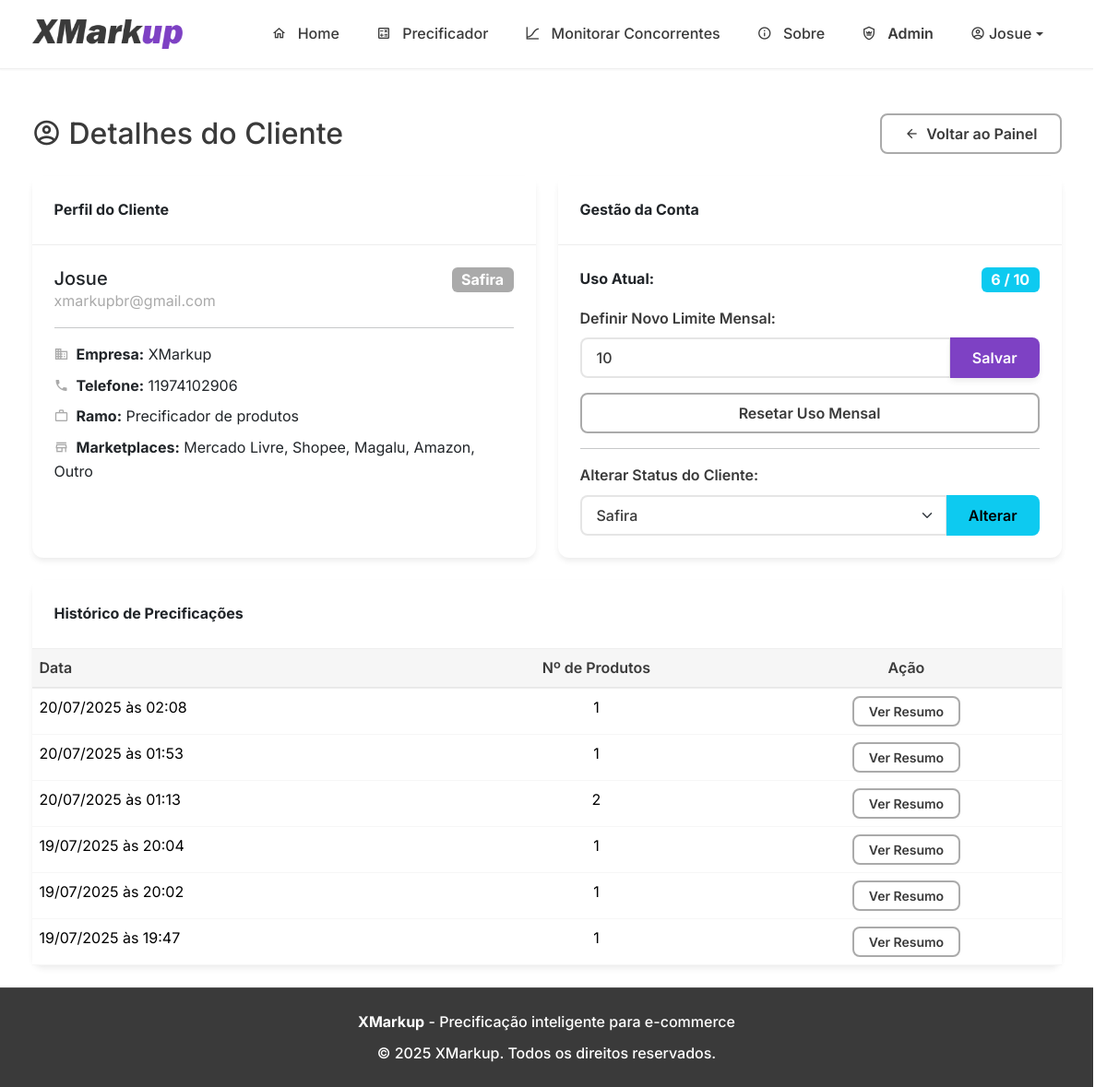
The app's page /admin/cliente/1 (signed in) with its own data.
### tables this page shows
CREATE TABLE users (
            id INTEGER PRIMARY KEY AUTOINCREMENT,
            email TEXT UNIQUE NOT NULL,
            password TEXT NOT NULL,
            nome_completo TEXT,
            empresa TEXT,
            telefone TEXT,
            ramo_atividade TEXT,
            marketplaces TEXT,
            is_admin BOOLEAN NOT NULL DEFAULT 0,
            
            -- COLUNAS DE GESTÃO DE CLIENTES --
            status_cliente TEXT NOT NULL DEFAULT 'Safira',
            precificacao_limit INTEGER NOT NULL DEFAULT 5,
            limit_reset_date TIMESTAMP,

            -- COLUNAS DE CONFIGURAÇÃO --
            default_margem REAL DEFAULT 0.0,
            default_comissao_site REAL DEFAULT 0.0,
            default_frete_site REAL DEFAULT 0.0,
            default_comissao_ml REAL DEFAULT 0.0,
            default_frete_ml REAL DEFAULT 0.0,
            default_comissao_shopee REAL DEFAULT 0.0,
            default_frete_shopee REAL DEFAULT 0.0,
            
            -- NOVAS COLUNAS PARA EXCLUSÃO DE CONTA --
            is_deleted BOOLEAN NOT NULL DEFAULT 0,
            deleted_at TIMESTAMP,
            delete_reason TEXT
        );

### app.py (the view)
@app.route('/admin/cliente/<int:user_id>')
@login_required
@admin_required
def ver_cliente(user_id):
    db = get_db()
    cliente_raw = db.execute("SELECT * FROM users WHERE id = ?", (user_id,)).fetchone()
    if not cliente_raw:
        flash("Cliente não encontrado.", "danger")
        return redirect(url_for('admin_dashboard'))
    cliente = dict(cliente_raw)
    if cliente.get('deleted_at'):
        try:
            cliente['deleted_at'] = datetime.strptime(cliente['deleted_at'], '%Y-%m-%d %H:%M:%S.%f')
        except ValueError:
            cliente['deleted_at'] = datetime.strptime(cliente['deleted_at'], '%Y-%m-%d %H:%M:%S')
    historico_raw = db.execute(
        "SELECT id, criado_em, dados_json FROM precificacoes WHERE user_id = ? ORDER BY criado_em DESC", (user_id,)
    ).fetchall()
    keys = cliente.keys()
    reset_date = cliente.get('limit_reset_date')
    uso_recente = get_user_usage(db, cliente['id'], reset_date)
    historico_list = []
    for row in historico_raw:
        dados = json.loads(row['dados_json'])
        historico_list.append({
            'id': row['id'],
            'criado_em': datetime.strptime(row['criado_em'], '%Y-%m-%d %H:%M:%S'),
            'num_produtos': len(dados)
        })
    return render_template('admin_cliente_detalhes.html', cliente=cliente, historico=historico_list, uso_recente=uso_recente)

### templates/admin_cliente_detalhes.html (shortened to what this page needs)
{% extends "base.html" %}
{% block content %}
<div class="container mt-4">
    <div class="d-flex justify-content-between align-items-center mb-4">
        <h2 class="mb-0">
            <span class="mdi mdi-account-circle-outline me-2"></span>Detalhes do Cliente
        </h2>
        <a href="{{ url_for('admin_dashboard') }}" class="btn btn-outline-secondary">
            <span class="mdi mdi-arrow-left me-1"></span>Voltar ao Painel
        </a>
    </div>
    <div class="row">
        <div class="col-lg-6 mb-4">
            <div class="card h-100">
                <div class="card-header fw-bold">
                    Perfil do Cliente
                </div>
                <div class="card-body">
                    <div class="d-flex justify-content-between align-items-start">
                        <div>
                            <h5 class="card-title mb-0">{{ cliente.nome_completo }}</h5>
                            <p class="card-text text-muted">{{ cliente.email }}</p>
                        </div>
                        {% set status_color = 'secondary' %}
                        {% if cliente.status_cliente == 'Esmeralda' %}{% set status_color = 'success' %}{% endif %}
                        {% if cliente.status_cliente == 'Diamante' %}{% set status_color = 'primary' %}{% endif %}
                        <span class="badge bg-{{ status_color }} fs-6">{{ cliente.status_cliente }}</span>
                    </div>
                    <hr>
                    <ul class="list-unstyled">
                        <li class="mb-2"><span class="mdi mdi-domain me-2 text-muted"></span><strong>Empresa:</strong> {{ cliente.empresa or 'Não informado' }}</li>
                        <li class="mb-2"><span class="mdi mdi-phone me-2 text-muted"></span><strong>Telefone:</strong> {{ cliente.telefone or 'Não informado' }}</li>
                        <li class="mb-2"><span class="mdi mdi-briefcase-outline me-2 text-muted"></span><strong>Ramo:</strong> {{ cliente.ramo_atividade or 'Não informado' }}</li>
                        <li class="mb-2"><span class="mdi mdi-store-outline me-2 text-muted"></span><strong>Marketplaces:</strong> {{ cliente.marketplaces.replace(',', ', ') if cliente.marketplaces else 'Não informado' }}</li>
                    </ul>
                </div>
            </div>
        </div>
        <div class="col-lg-6 mb-4">
            <div class="card h-100">
                <div class="card-header fw-bold">
                    Gestão da Conta
                </div>
                <fieldset {{ 'disabled' if cliente.is_deleted }}>
                    <div class="card-body">
                        <div class="d-flex justify-content-between align-items-center mb-3">
                            <span class="fw-bold">Uso Atual:</span>
                            <span class="badge bg-info fs-6">{{ uso_recente }} / {{ cliente.precificacao_limit }}</span>
                        </div>
                        <form action="{{ url_for('update_client_limit', user_id=cliente.id) }}" method="POST" class="mb-3">
                            <label for="novo_limite" class="form-label">Definir Novo Limite Mensal:</label>
                            <div class="input-group">
                                <input type="number" name="novo_limite" id="novo_limite" class="form-control" value="{{ cliente.precificacao_limit }}" min="0">
                                <button type="submit" class="btn btn-primary">Salvar</button>
                            </div>
                        </form>
                        <form action="{{ url_for('reset_client_usage', user_id=cliente.id) }}" method="POST" class="d-grid mb-3">
                            <button type="submit" class="btn btn-outline-secondary">Resetar Uso Mensal</button>
                        </form>
                        <hr>
                        <form action="{{ url_for('update_client_status', user_id=cliente.id) }}" method="POST">
                            <label for="novo_status" class="form-label">Alterar Status do Cliente:</label>
                            <div class="input-group">
                                <select name="novo_status" id="novo_status" class="form-select">
                                    <option value="Safira" {% if cliente.status_cliente == 'Safira' %}selected{% endif %}>Safira</option>
                                </select>
                                <button type="submit" class="btn btn-info">Alterar</button>
                            </div>
                        </form>
                    </div>
                </fieldset>
            </div>
        </div>
    </div>
    <div class="row">
        <div class="col-12">
            <div class="card">
                <div class="card-header fw-bold">
                    Histórico de Precificações
                </div>
                <div class="table-responsive">
                    {% if cliente.is_deleted %}
                        <table class="table table-hover mb-0">
                            <thead>
                                <tr>
                                    <th>Data da Precificação</th>
                                    <th class="text-center">Nº de Produtos Processados</th>
                                </tr>
                            </thead>
                            <tbody>
                                {% for prec in historico %}
                                <tr>
                                    <td>{{ prec.criado_em.strftime('%d/%m/%Y às %H:%M') }}</td>
                                    <td class="text-center">{{ prec.num_produtos }}</td>
                                </tr>
                                {% else %}
                                <tr>
                                    <td colspan="2" class="text-center text-muted py-4">Nenhuma atividade encontrada.</td>
                                </tr>
                                {% endfor %}
                            </tbody>
                        </table>
                    {% else %}
                        <table class="table table-hover mb-0">
                            <thead>
                                <tr>
                                    <th>Data</th>
                                    <th class="text-center">Nº de Produtos</th>
                                    <th class="text-center">Ação</th>
                                </tr>
                            </thead>
                            <tbody>
                                {% for prec in historico %}
                                <tr>
                                    <td>{{ prec.criado_em.strftime('%d/%m/%Y às %H:%M') }}</td>
                                    <td class="text-center">{{ prec.num_produtos }}</td>
                                    <td class="text-center">
                                        <a href="{{ url_for('admin_ver_resumo_precificacao', prec_id=prec.id) }}" class="btn btn-sm btn-outline-secondary">Ver Resumo</a>
                                    </td>
                                </tr>
                                {% else %}
                                <tr>
                                    <td colspan="3" class="text-center text-muted py-4">Nenhuma atividade encontrada.</td>
                                </tr>
                                {% endfor %}
                            </tbody>
                        </table>
                    {% endif %}
                </div>
            </div>
        </div>
    </div>
</div>
{% endblock %}

### templates/base.html (shortened to what this page needs)
<!DOCTYPE html>
<html lang="pt-br">
<head>
    <link href="https://cdn.jsdelivr.net/npm/bootstrap@5.3.3/dist/css/bootstrap.min.css" rel="stylesheet">
    <link rel="stylesheet" href="https://cdn.jsdelivr.net/npm/@mdi/font@7.4.47/css/materialdesignicons.min.css">
    <link rel="stylesheet" href="{{ url_for('static', filename='css/style.css') }}">
</head>
<body>
    <nav class="navbar navbar-expand-lg sticky-top">
        <div class="container">
            <a class="navbar-brand d-flex align-items-center" href="{{ url_for('home') }}">
                <img src="{{ url_for('static', filename='logo.png') }}" alt="XMarkup Logo" height="32" class="me-2">
            </a>
            <div class="collapse navbar-collapse" id="navbarNav">
                <ul class="navbar-nav ms-auto">
                    <li class="nav-item">
                        <a class="nav-link {% if request.endpoint == 'home' %}active{% endif %}"
                           href="{{ url_for('home') }}">
                            <span class="mdi mdi-home-outline"></span>
                            Home
                        </a>
                    </li>
                    {% if current_user.is_authenticated %}
                    <li class="nav-item">
                        <a class="nav-link {% if request.endpoint == 'precificador' %}active{% endif %}"
                           href="{{ url_for('precificador') }}">
                            <span class="mdi mdi-calculator-variant-outline"></span>
                            Precificador
                        </a>
                    </li>
                    <li class="nav-item">
                        <a class="nav-link {% if request.endpoint == 'competitor_monitor' %}active{% endif %}"
                           href="{{ url_for('competitor_monitor') }}">
                            <span class="mdi mdi-chart-bell-curve-cumulative"></span>
                            Monitorar Concorrentes
                        </a>
                    </li>
                    {% endif %}
                    <li class="nav-item">
                        <a class="nav-link {% if request.endpoint == 'sobre' %}active{% endif %}"
                           href="{{ url_for('sobre') }}">
                            <span class="mdi mdi-information-outline"></span>
                            Sobre
                        </a>
                    </li>
                    {% if current_user.is_authenticated %}
                        {% if current_user.is_admin %}
                        <li class="nav-item">
                            <a class="nav-link text-primary fw-semibold {% if request.endpoint == 'admin_dashboard' %}active{% endif %}"
                               href="{{ url_for('admin_dashboard') }}">
                                <span class="mdi mdi-shield-crown-outline"></span>
                                Admin
                            </a>
                        </li>
                        {% endif %}
                        <li class="nav-item dropdown">
                            <a class="nav-link dropdown-toggle d-flex align-items-center" href="#" id="navbarDropdown"
                               role="button" data-bs-toggle="dropdown" aria-expanded="false">
                                <span class="mdi mdi-account-circle-outline me-1"></span>
                                {{ current_user.nome_completo.split(' ')[0] }}
                            </a>
                        </li>
                    {% endif %}
                </ul>
            </div>
        </div>
    </nav>
    <main class="py-4">
        {% block content %}{% endblock %}
    </main>
    <footer class="text-center">
        <div class="container">
            <div class="row">
                <div class="col-md-12">
                    <p class="mb-2">
                        <strong>XMarkup</strong> - Precificação inteligente para e-commerce
                    </p>
                    <p class="mb-0">
                        &copy; {{ moment().format('YYYY') if moment else '2025' }} XMarkup. Todos os direitos reservados.
                    </p>
                </div>
            </div>
        </div>
    </footer>
</body>
</html>

### records on screen
users: nome_completo "Josue", email "xmarkupbr@gmail.com", status_cliente "Safira", empresa "XMarkup", telefone "11974102906", ramo_atividade "Precificador de produtos", marketplaces "Mercado Livre, Shopee, Magalu, Amazon, Outro", precificacao_limit "10", novo_limite "10", novo_status "Safira"

### other values on screen
{{ uso_recente }} "6"
{{ prec.criado_em.strftime('%d/%m/%Y às %H:%M') }} "20/07/2025 às 02:08" "20/07/2025 às 01:53" "20/07/2025 às 01:13" "19/07/2025 às 20:04" "19/07/2025 às 20:02" "19/07/2025 às 19:47"
{{ prec.num_produtos }} "1" "1" "2" "1" "1" "1"
{{ moment().format('YYYY') if moment else '2025' }} "2025"
